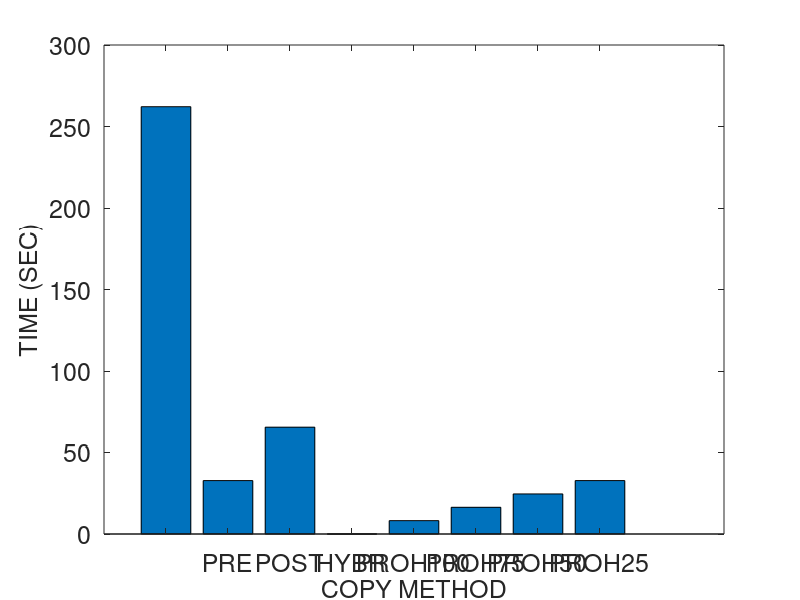
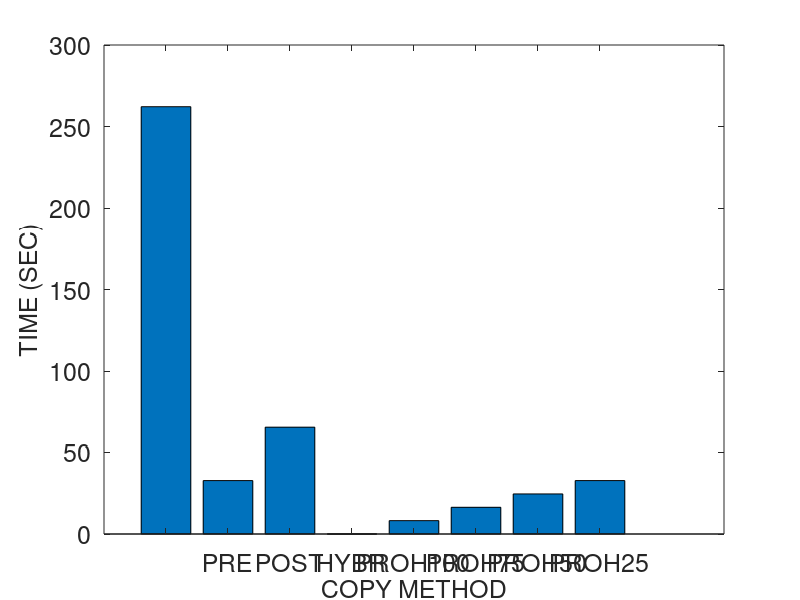
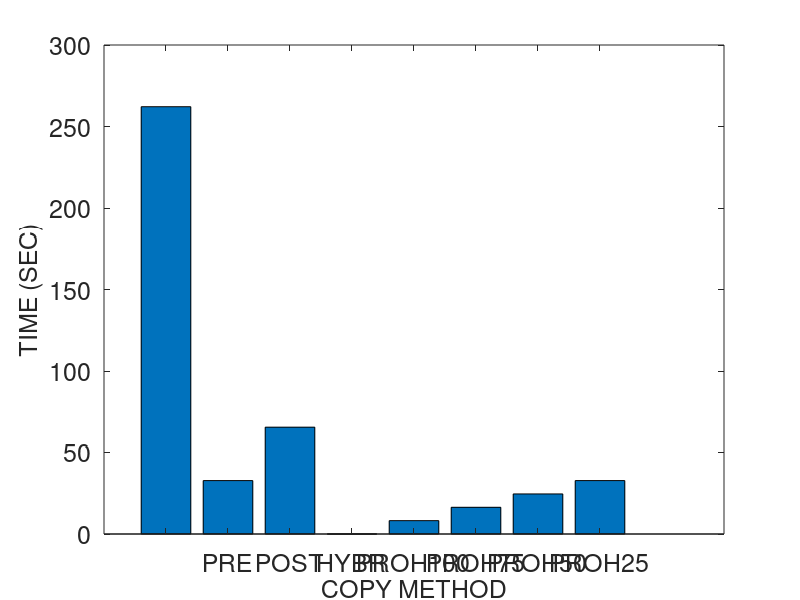
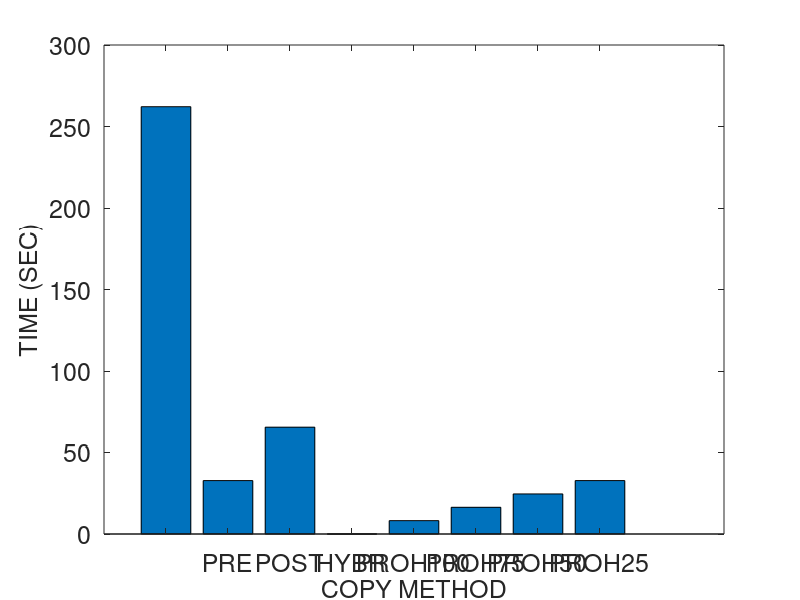

MATLAB code to generate these figures, in order:
% basic hybrid copy migration
	global wss numpages readrate dirtyrate pagesize b scinfo
	global totaltime downtime totaldata

% memory size in MB
r = 4096
r *= 1024 % convert to KB

% page dirty rate in percent (%): against to total memory pages
readrate = 0
prefix = strcat ("M4G_R", num2str(readrate))
readrate /= 100

dirtyrate = 100 
prefix = strcat (prefix, "_W", num2str(dirtyrate))
dirtyrate /= 100

% prediction accuracy 0 through 1
acc = 1

pagesize = 4 % in KB
numpages = r / pagesize

% delta compression rate
comp = 0.5 

% amount of CPU and device states in KB 
scinfo = 100

% working set size in number of pages
wss = numpages * 0.25

% 0: zero, 1: read, 2: dirtied, 3: inactive data
mem = zeros(1, numpages);

run = 1

%prefix = strcat (prefix, "_acc", num2str(acc), "_r", num2str(run))

% bandwidth in gbps
b = 1000 
b = b * 1024/8 % convert to KB

%fontsize = 10
fontsize = 18
%fontsize = 20

totaltime = 0;
downtime = 0;
totaldata = 0;

A = zeros(8, 3);

%%%%%%%%%%%%%%%%%%%%%%%%%%%%%%
% precopy migration
%%%%%%%%%%%%%%%%%%%%%%%%%%%%%%
fprintf('\n')
disp('==================== Precopy migration ====================')
% iterations
present = numpages * pagesize
iter = 0
while present > 50 && iter < 29 && totaldata < 4*r
	pretime = present / b
	totaltime += pretime
	totaldata += present
	present = numpages * pagesize * dirtyrate 
	%dirts = wss * dirtyrate
	iter += 1
end

% stop-and-copy phase
% stop conditions: 29 iterations, 50 pages, 4 memory size sent
scsent = scinfo + present * pagesize
downtime = scsent / b
totaltime += downtime
totaldata += scsent

% network fault rate
NFR = 0

A (1, 1) = totaltime;
A (1, 2) = downtime;
A (1, 3) = totaldata;

%%%%%%%%%%%%%%%%%%%%%%%%%%%%%%
% postcopy migration
%%%%%%%%%%%%%%%%%%%%%%%%%%%%%%
fprintf('\n')
disp('===================== Postcopy migration ======================')
totaltime = 0;
downtime = 0;
totaldata = 0;

% stop-and-copy phase
scsent = scinfo
downtime = scsent / b
totaltime += downtime
totaldata += scsent

% prepaging (bubbling) and on-demand paging
postsent = r
posttime = postsent/b
totaltime += posttime
totaldata += postsent
% network fault rate
NFR = 0.2

A (2, 1) = totaltime;
A (2, 2) = downtime;
A (2, 3) = totaldata;

%%%%%%%%%%%%%%%%%%%%%%%%%%%%%%
% hybrid copy migration
%%%%%%%%%%%%%%%%%%%%%%%%%%%%%%
fprintf('\n')
disp('==================== Hybrid copy migration ====================')
totaltime = 0;
downtime = 0;
totaldata = 0;

% precopy phase: single iteration
present = r
pretime = present / b
totaltime += pretime
totaldata += present

% stop-and-copy phase
bitmapsize = 500 % KB
scsent = scinfo + bitmapsize
downtime = scsent / b
totaltime += downtime
totaldata += scsent

% postcopy phase: prepaging (bubbling) and on-demand paging
%dirts = wss * dirtyrate
dirts = numpages * dirtyrate
postsent = dirts * pagesize
posttime = postsent/b
totaltime += posttime
totaldata += postsent
% network fault rate
NFR = 0.2

A (3, 1) = totaltime;
A (3, 2) = downtime;
A (3, 3) = totaldata;

%%%%%%%%%%%%%%%%%%%%%%%%%%%%%%
% proactive hybrid copy migration
%%%%%%%%%%%%%%%%%%%%%%%%%%%%%%
%disp(char(10))
fprintf('\n')
disp('=============== Proactive hybrid copy migration ================')

function [tt, dt, td] = prohybrid(acc)
	global wss numpages readrate dirtyrate pagesize b scinfo
	global totaltime downtime totaldata

	totaltime = 0;
	downtime = 0;
	totaldata = 0;

% precopy phase
% LRU, PFR

% scan the dirtied pages
% for dirtied pages
% 	mark dirtied (1)
% 	mem(random (1, wss * 0.1))	
%randperm(int64(wss * 0.1));
% for read pages
% 	mark read (2)
% 	mem (random (wss * 0.1, wss * 0.2))

% for pages
% 	predict read/write

% send the pages most likely to be read and least likely to be dirtied
% do not send the pages most likely to be dirtied
% construct queue with the order of p1/p2
%reads = numpages * 0.4 
% total read rate = wss * read_rate = 0.25 * 0.16 = 0.04 (4%)
%read_rate = 0.16
%read_rate = 0.04 % 4% of total memory
% total write rate = wss * write_rate = 0.25 * 0.16 = 0.04 (4%)
%write_rate = 0.16
%write_rate = 0.04 % 4% of total memory
% simple case: readonly pages (RO) - zero dirtied pages 
%RO = 0.3
	pred_pages = numpages * readrate * acc

% LRU
% for LRU queue
% 	mark sent
%	insert the pages into cache and perform delta compression

	present = pred_pages * pagesize
	pretime = present/b
	totaltime += pretime
	totaldata += present

	% stop-and-copy phase
	% send the CPU and device states
	bitmapsize = 500 % KB
	scsent = scinfo + bitmapsize
	downtime = scsent/b
	totaltime += downtime
	totaldata += scsent

	% postcopy phase
	postsent = (numpages - pred_pages) * pagesize

	% exclude the predicted dirtied pages 
	pred_dirts = numpages * dirtyrate * acc
	postsent = (numpages - pred_pages - pred_dirts) * pagesize
	posttime = postsent/b
	totaltime += posttime
	totaldata += postsent
end

% network fault rate
NFR = 0.2

prohybrid(acc)
A (4, 1) = totaltime;
A (4, 2) = downtime;
A (4, 3) = totaldata;

acc = 0.75
prohybrid(acc);
A (5, 1) = totaltime;
A (5, 2) = downtime;
A (5, 3) = totaldata;

acc = 0.5
prohybrid(acc);
A (6, 1) = totaltime;
A (6, 2) = downtime;
A (6, 3) = totaldata;

acc = 0.25
prohybrid(acc);
A (7, 1) = totaltime;
A (7, 2) = downtime;
A (7, 3) = totaldata;

acc = 0
prohybrid(acc);
A (8, 1) = totaltime;
A (8, 2) = downtime;
A (8, 3) = totaldata

%%%%%%%%%%%%%%%%%%%%%%%%%%%%%%%%%%%%%%%%%%%%%%%%%%%%%%%
%                     plotting
% precopy
% postcopy
% hybrid
% pro-hybrid
%%%%%%%%%%%%%%%%%%%%%%%%%%%%%%%%%%%%%%%%%%%%%%%%%%%%%%%

%prefix = "M4G_R14W14_acc100_r1"
%prefix = strcat ("M4G_R", readrate, "W", dirtyrate, "acc", acc, "r", run)
%prefix = strcat (prefix, "W")
%prefix = strcat (prefix, dirtyrate)

dlmwrite (prefix, A, ' ')

%%%%%%%%%%%%%%%%%%%% total time %%%%%%%%%%%%%%%%%%%%%%
figure;
output = strcat(prefix, ".tt");
%output = prefix
%x = ['PRECOPY', 'POSTCOPY', 'HYBRID', 'PRO-HYBRID'];
x = {'', 'PRE', 'POST', 'HYBR', 'PROH100', 'PROH75', 'PROH50', 'PROH25', 'PROH0'};
%x = 1:1:length(A);
%plot(x, A(:,2)/1000000, x, A(:,3)/1000000, '-.*');
%plot(A(:,2));

%xtics = 1:4:16
%bar(xtics, A(:,1))
bar(A(:,1))
set(gca, 'XTickLabel', x, 'FontSize', fontsize)
xlabel('COPY METHOD', 'FontSize', fontsize);
ylabel('TIME (SEC)', 'FontSize', fontsize);
%legend('PRECOPY', 'POSTCOPY', 'HYBRID', 'PRO-HYBRID');
%bar(x, A(:,1))

saveas (1, strcat(output, ".png"));
saveas (1, strcat(output, ".eps"));
saveas (1, strcat(output, ".emf"));

%%%%%%%%%%%%%%%%%%%% downtime %%%%%%%%%%%%%%%%%%%%%%
figure;
output = strcat(prefix, ".dt");

bar(A(:,2))
set(gca, 'XTickLabel', x, 'FontSize', fontsize)
xlabel('COPY METHOD', 'FontSize', fontsize);
ylabel('TIME (SEC)', 'FontSize', fontsize);

saveas (1, strcat(output, ".png"));
saveas (1, strcat(output, ".eps"));
saveas (1, strcat(output, ".emf"));

%%%%%%%%%%%%%%%%%%%% total data %%%%%%%%%%%%%%%%%%%%%%
figure;
output = strcat(prefix, ".td");

bar(A(:,3))
set(gca, 'XTickLabel', x, 'FontSize', fontsize)
xlabel('COPY METHOD', 'FontSize', fontsize);
ylabel('SIZE (KB)', 'FontSize', fontsize);

saveas (1, strcat(output, ".png"));
saveas (1, strcat(output, ".eps"));
saveas (1, strcat(output, ".emf"));
